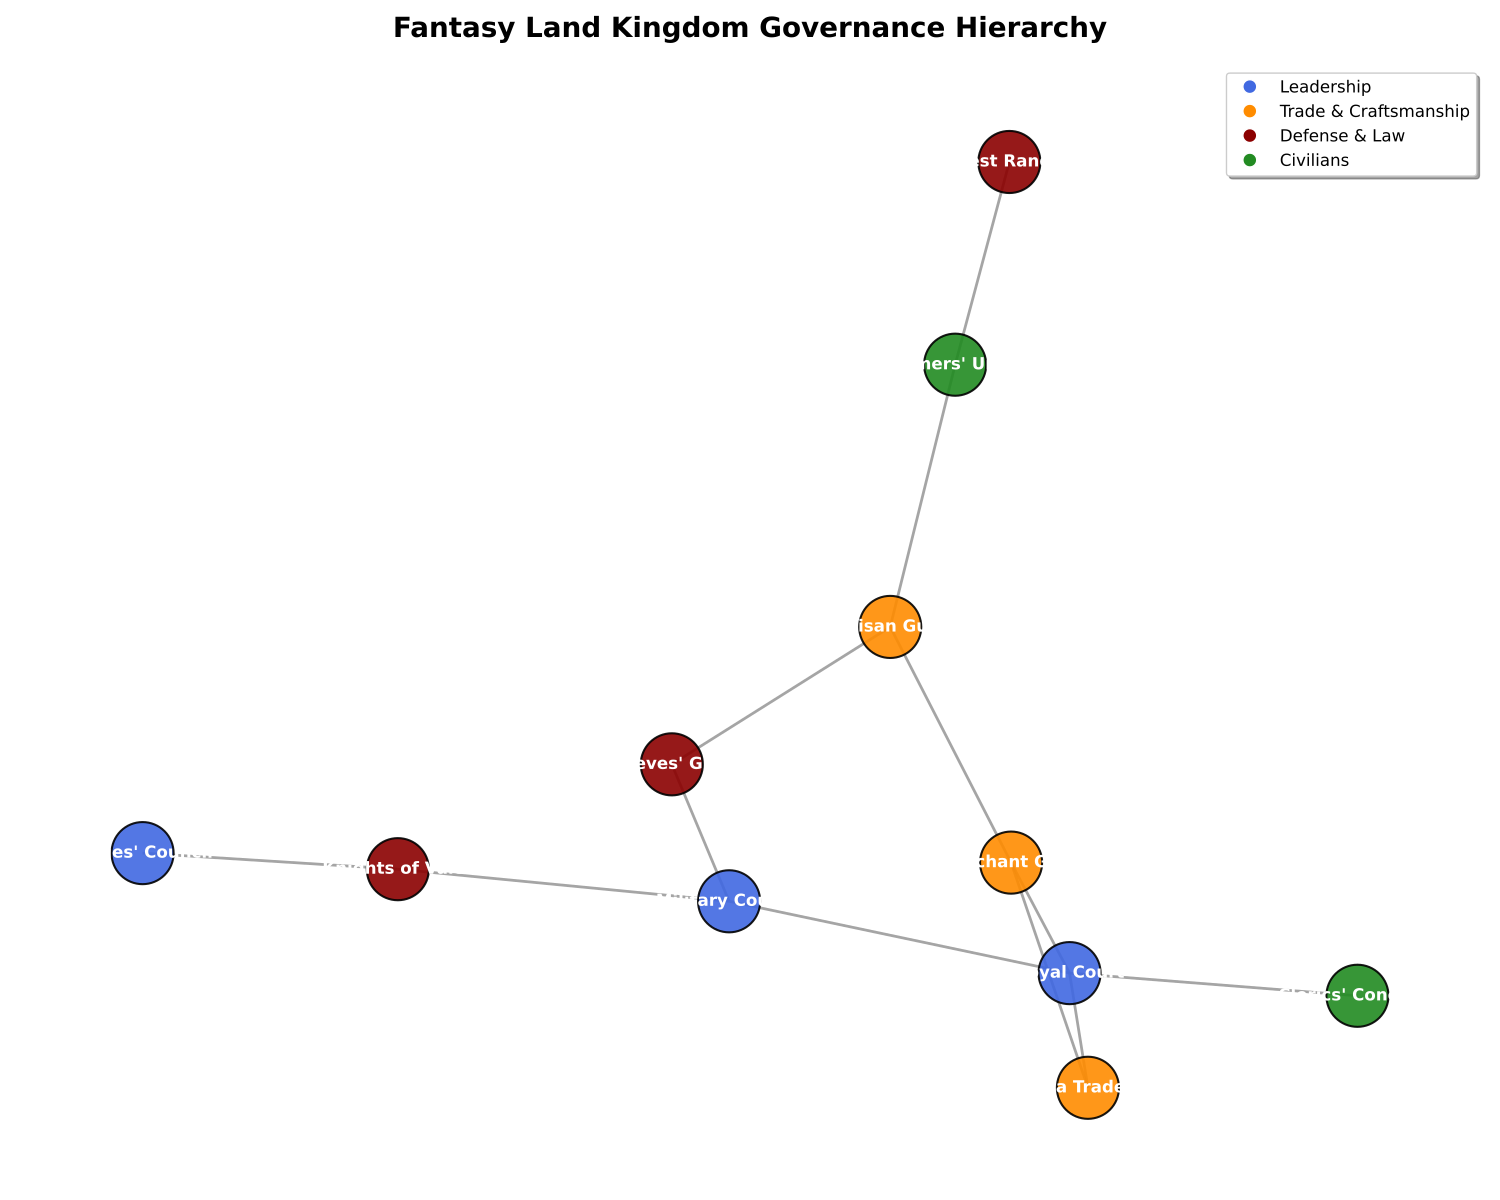

The Python source for this figure:
import matplotlib.pyplot as plt
import networkx as nx

# Define nodes representing governance bodies in the kingdom
governance_bodies = [
    "Royal Court", "Military Council", "Merchant Guild", "Farmers' Union", "Mages' Council",
    "Knights of Valor", "Thieves' Guild", "Artisan Guild", "Forest Rangers", "Sea Traders", "Clerics' Conclave"
]

# Define relationships (edges) among the governance bodies as undirected
interactions = [
    ("Royal Court", "Military Council"),
    ("Royal Court", "Merchant Guild"),
    ("Military Council", "Knights of Valor"),
    ("Military Council", "Thieves' Guild"),
    ("Merchant Guild", "Sea Traders"),
    ("Merchant Guild", "Artisan Guild"),
    ("Farmers' Union", "Artisan Guild"),
    ("Mages' Council", "Knights of Valor"),
    ("Forest Rangers", "Farmers' Union"),
    ("Thieves' Guild", "Artisan Guild"),
    ("Clerics' Conclave", "Royal Court"),
    ("Sea Traders", "Royal Court"),
]

# Classify nodes by categories for visualization
node_categories = {
    "Leadership": ["Royal Court", "Military Council", "Mages' Council"],
    "Trade & Craftsmanship": ["Merchant Guild", "Sea Traders", "Artisan Guild"],
    "Defense & Law": ["Knights of Valor", "Thieves' Guild", "Forest Rangers"],
    "Civilians": ["Farmers' Union", "Clerics' Conclave"]
}

# Assign colors to nodes based on their categories
colors = {
    "Leadership": 'royalblue',
    "Trade & Craftsmanship": 'darkorange',
    "Defense & Law": 'darkred',
    "Civilians": 'forestgreen'
}

# Map colors to nodes
color_map = []
for body in governance_bodies:
    for category in node_categories:
        if body in node_categories[category]:
            color_map.append(colors[category])

# Create undirected graph
kingdom_graph = nx.Graph()
kingdom_graph.add_nodes_from(governance_bodies)
kingdom_graph.add_edges_from(interactions)

# Define positions for nodes using spring layout
pos = nx.spring_layout(kingdom_graph, seed=21)

# Initialize plot
plt.figure(figsize=(15, 12))

# Draw nodes with specified size and color
nx.draw_networkx_nodes(
    kingdom_graph, pos, node_size=2000, node_color=color_map, edgecolors='black', linewidths=1.5, alpha=0.9
)

# Draw edges
nx.draw_networkx_edges(
    kingdom_graph, pos, width=2, alpha=0.7, edge_color='grey'
)

# Draw labels for the nodes
nx.draw_networkx_labels(
    kingdom_graph, pos, font_size=12, font_weight='bold', font_color='white'
)

# Create a custom legend
legend_handles = [
    plt.Line2D([0], [0], marker='o', color='w', label='Leadership', markersize=10, markerfacecolor='royalblue'),
    plt.Line2D([0], [0], marker='o', color='w', label='Trade & Craftsmanship', markersize=10, markerfacecolor='darkorange'),
    plt.Line2D([0], [0], marker='o', color='w', label='Defense & Law', markersize=10, markerfacecolor='darkred'),
    plt.Line2D([0], [0], marker='o', color='w', label='Civilians', markersize=10, markerfacecolor='forestgreen')
]

# Add the legend to the plot
plt.legend(handles=legend_handles, loc='upper right', fontsize=12, frameon=True, shadow=True)

# Set the title of the plot
plt.title("Fantasy Land Kingdom Governance Hierarchy", fontsize=20, fontweight='bold', pad=20)

# Hide axes for a cleaner look
plt.axis('off')

# Display the plot
plt.tight_layout()
plt.show()
